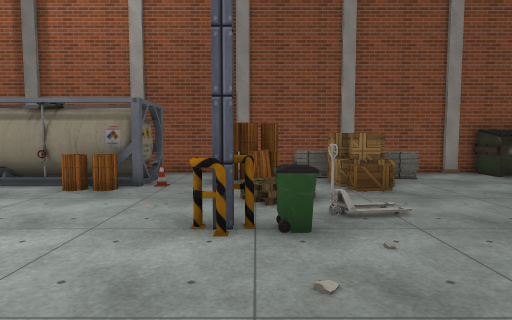
View 1 (above)

24 first-person views from a walk through a 3-D level made in the Unity game engine. The camera is 1.4 m above the floor, tilts 4° down and sees 75° across. The floor is counted in squares, 1 m on a side. Each view is taken from the middle of a square. On the plan, view 1 faces up. The plan holds only what a view shows up to about 15 squares ahead; the rest is blank. The player is left out. Door leaves are left out, so doorways stand open. Some surface patterns are stand-ins.

View 2
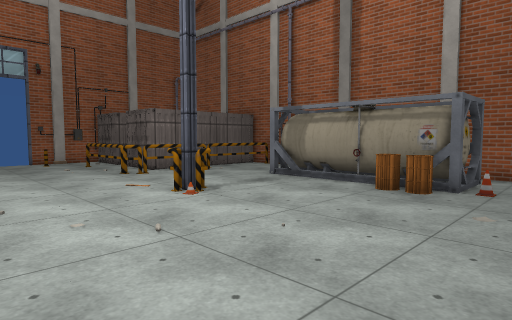

View 3
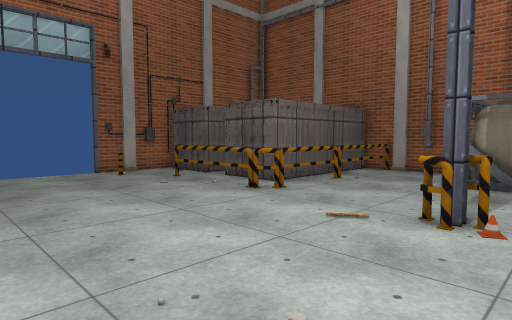

View 4
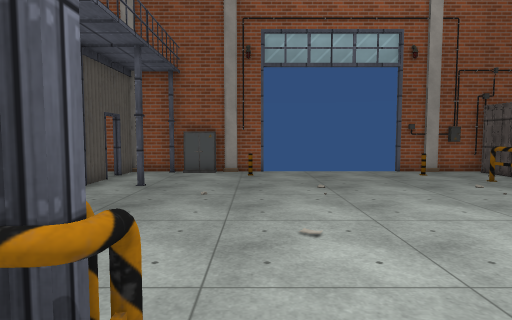

View 5
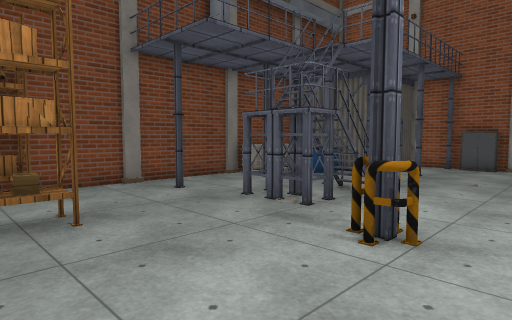

View 6
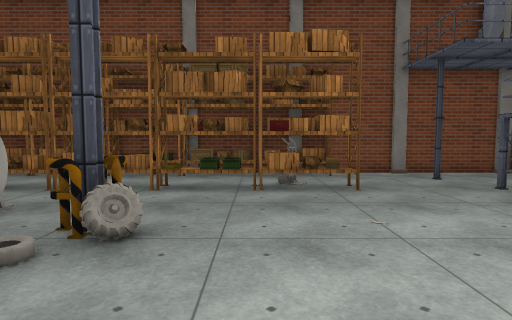

View 7
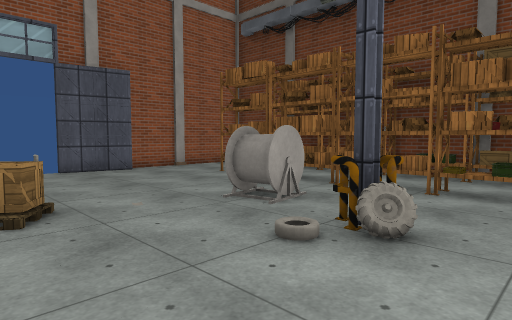

View 8
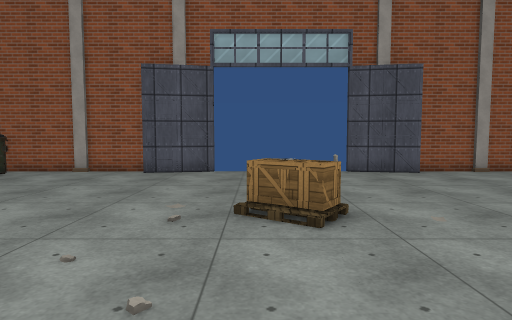

View 9
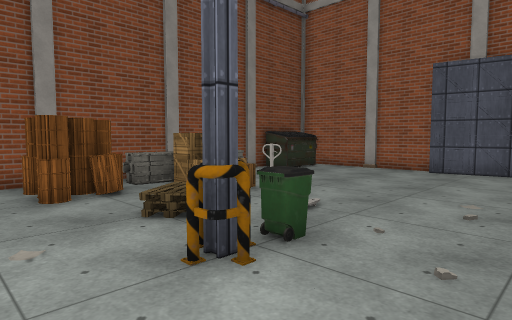

View 10
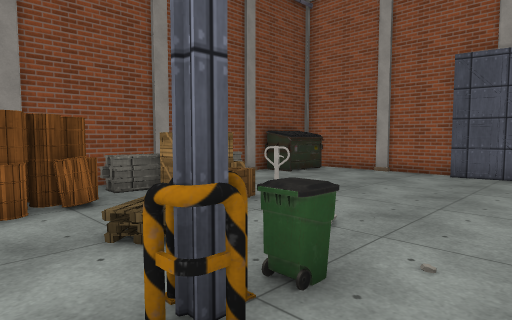

View 11
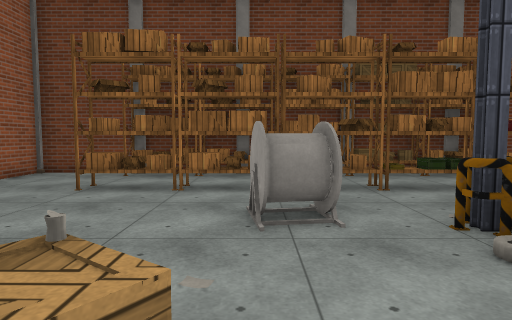

View 12
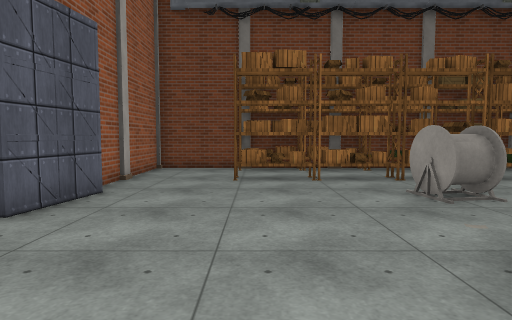

View 13
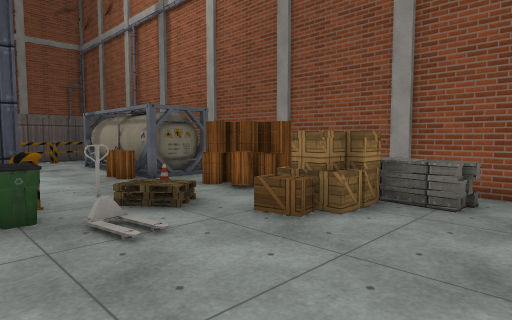

View 14
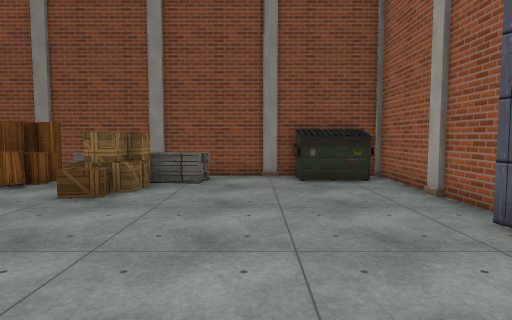

View 15
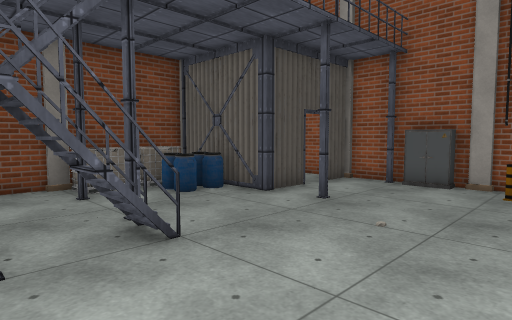

View 16
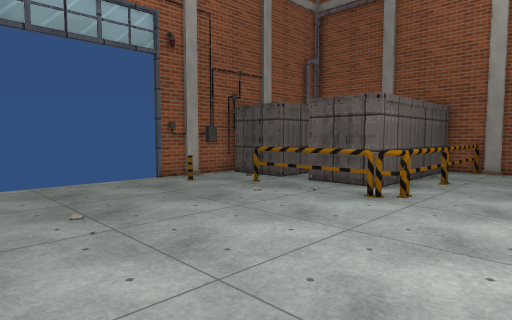

View 17
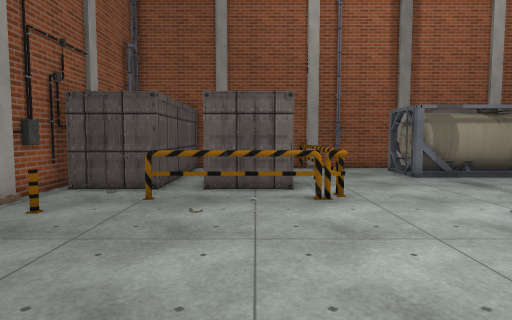

View 18
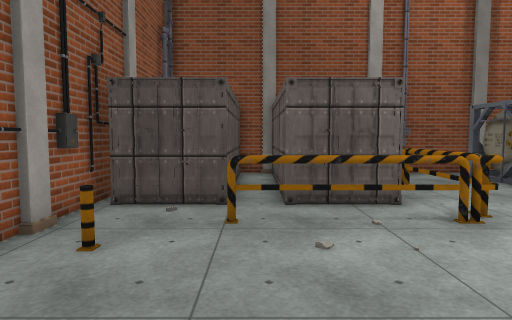

View 19
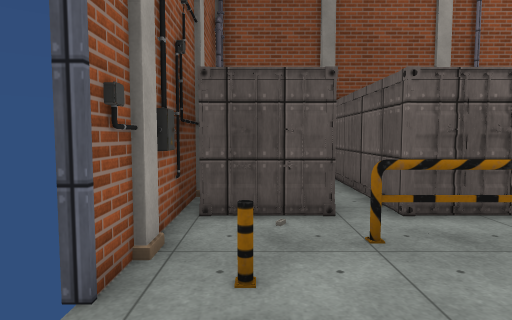

View 20
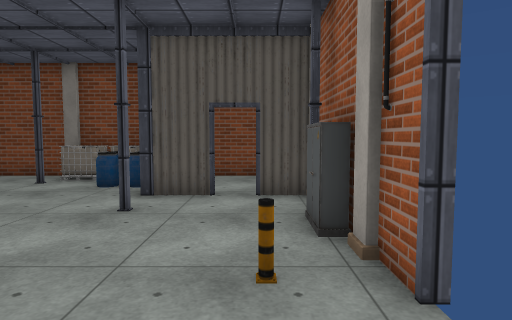

View 21
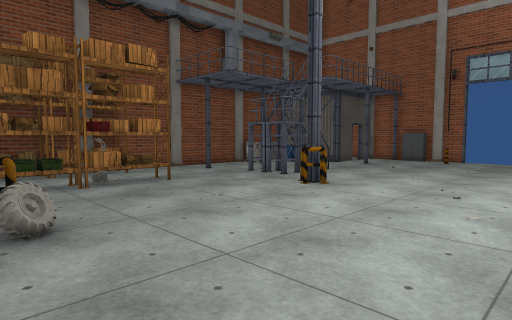

View 22
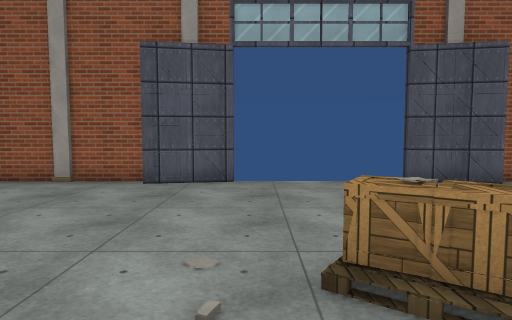

View 23
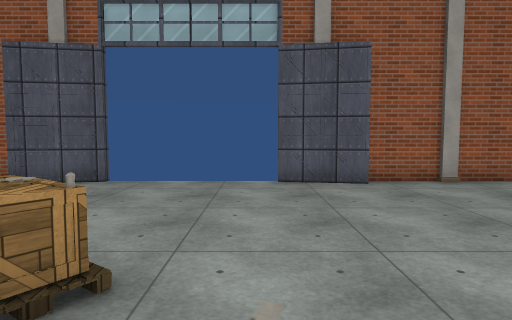

View 24
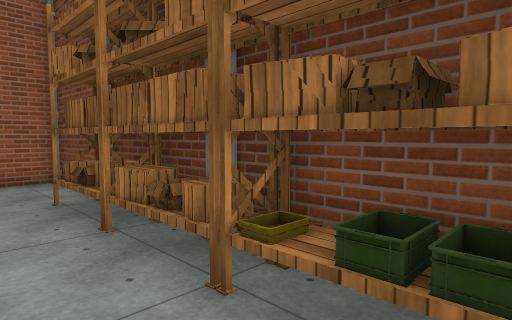

### Floor plan
Key: @ floor where view 1 was taken; # wall or solid block; x gap in a wall; . main floor; : floor 0.25 m higher than the main floor; D open door; = window, fence, low wall or low ledge; T thing the floor can be seen under or through; O other object.
Columns run from 21 left of view 1 to 12 right of it. Each row starts with its distance up from view 1.
 13    ###########   ################
 12    O.O OO...O    OO.OOOOOOO..OOOO
 11    O.O OO...OOOOOO..OOOOOOO...O.##
 10    O.O OO...OOOOOOO.OO.OOO.......#
  9    O.O OO...O..OOO......OO.......#
  8  O O.O OO.............O..........#
  7 #OOO.OOOO............O...........#
  6 #O......O.............O.........##
  5 #O..OOOOO...OO......OOO.........#
  4 #OO.............................##
  3  D...............................
  2  D.......................OO......
  1  D......................OO.......
  0  D...................@...........
 -1  D...............................
 -2 x.O.................O:..........##
 -3 #O..........OO......OO.OO.......#
 -4 #O.....................OO.......##
 -5 #O...#...TTT.....................#
 -6 #........TT=.....................#
 -7 #ODD#O.....O...OOOOOOOOOOOOOOO...#
 -8 # .. OO..........O...............#
 -9 # .. OO..#..#....................#
-10   .. #OOO......OOOOOOOOOOOOOOO...#
-11   ################################

Positions as (right, up) in squares from view 1, and headings:
1: (0, 0), facing up
2: (-1, 0), facing up-left
3: (-7, -1), facing up-left
4: (-7, -2), facing left
5: (-4, -1), facing down-left
6: (-3, 2), facing down
7: (-3, 2), facing down-right
8: (-2, 2), facing right
9: (-3, 2), facing up-right
10: (-2, 3), facing up-right
11: (3, 2), facing down
12: (7, 4), facing down
13: (7, 4), facing up-left
14: (7, 1), facing up
15: (-10, -1), facing down-left
16: (-10, -2), facing up-left
17: (-15, -2), facing up
18: (-17, 0), facing up
19: (-19, 1), facing up
20: (-19, 1), facing down
21: (0, 3), facing down-left
22: (1, 3), facing right
23: (1, -1), facing right
24: (0, -8), facing down-right
